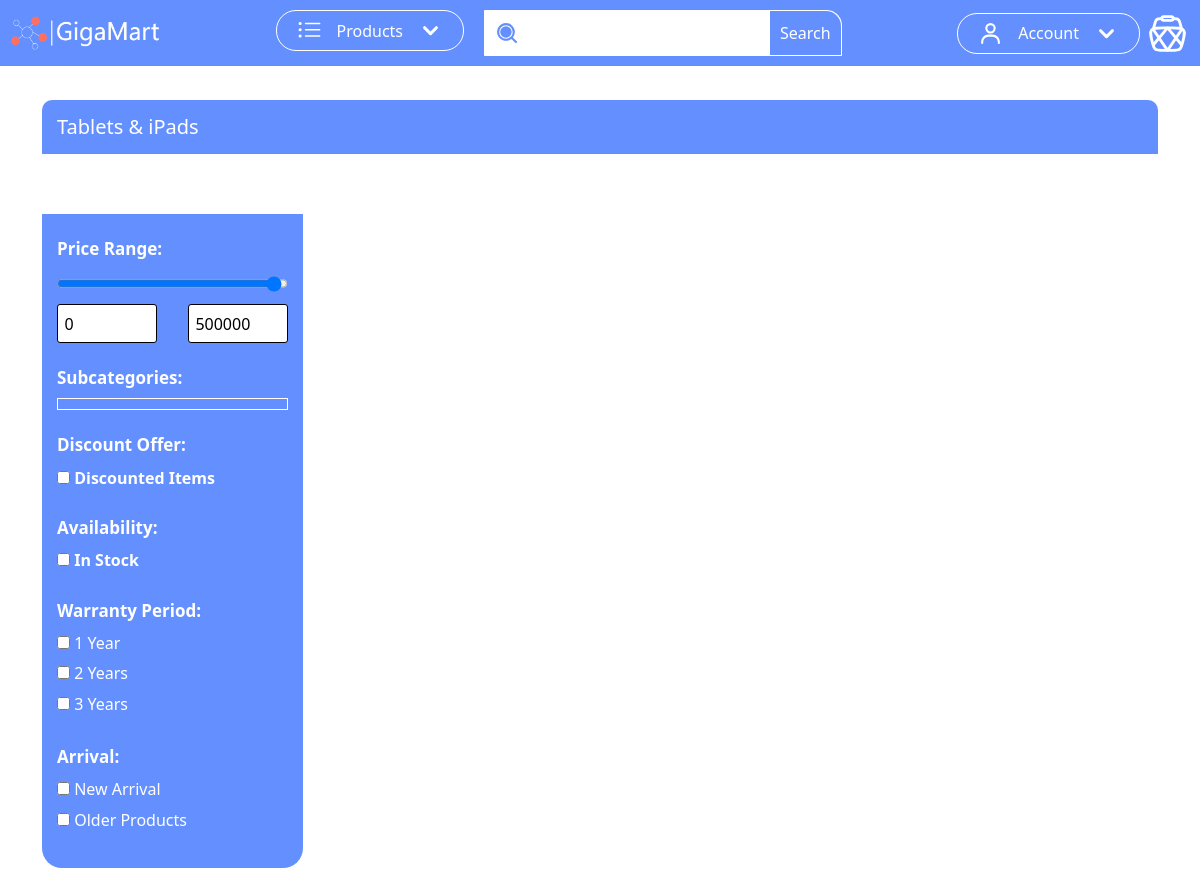
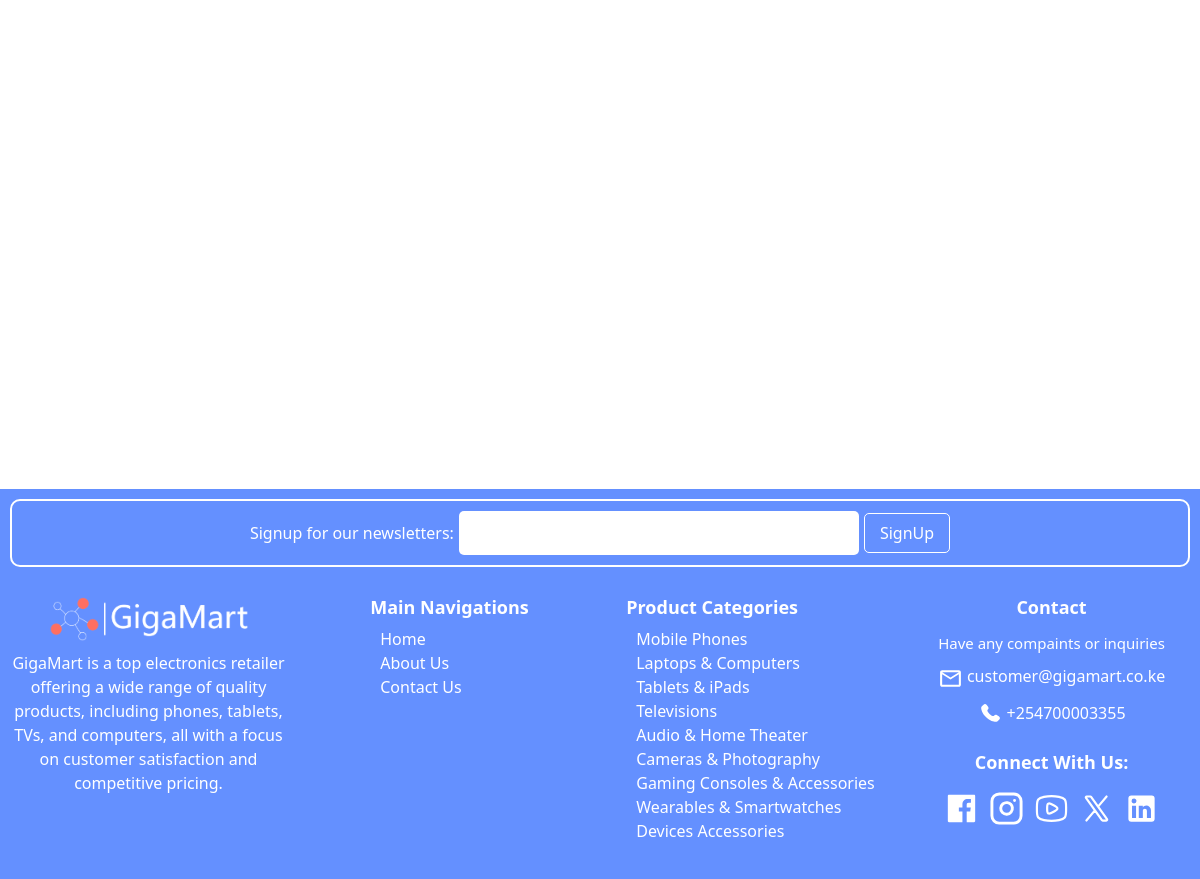
/category/tablets-ipads/, run on the app's committed database (2 pictures, top to bottom).
### store/models.py (models this page shows, shortened)
class Category(models.Model):
    slug = models.SlugField(max_length=255, unique=True, blank=True)
    name = models.CharField(max_length=255, unique=True)
    image = models.ImageField(upload_to='categories/')
    class Meta:
        verbose_name_plural = 'categories'
    def get_absolute_url(self):
        return reverse('store:category_list', args=[self.slug])

### store/views.py (the view)
# urls.py: path('category/<str:category_slug>/', views.category_list, name='category_list'),
def category_list(request, category_slug):
    category = get_object_or_404(Category, slug=category_slug)
    subcategories = Subcategory.objects.filter(category=category)
    products = Product.objects.filter(category=category)
    price_min = request.GET.get('price_min')
    price_max = request.GET.get('price_max')
    subcategory_slugs = request.GET.getlist('subcategory')  # Get selected subcategory slugs
    discount = request.GET.get('discount')
    availability = request.GET.get('availability')
    warranty_months = request.GET.getlist('warranty')
    arrival = request.GET.get('arrival')
    if price_min and price_max:
        products = products.filter(price__gte=price_min, price__lte=price_max)
    if subcategory_slugs:
        products = products.filter(subcategory__slug__in=subcategory_slugs)  # Filter by slug, not id
    if discount:
        products = products.filter(discount__gte=discount)
    if availability == 'in_stock':
        products = products.filter(items_remaining__gt=0)
    if warranty_months:
        products = products.filter(warrant_months__in=warranty_months)
    if arrival == 'newest':
        products = products.order_by('-id')
    paginator = Paginator(products, 1)  # Adjust items per page as needed
    page_number = request.GET.get('page')
    try:
        paginated_products = paginator.page(page_number)
    except PageNotAnInteger:
        paginated_products = paginator.page(1)
    except EmptyPage:
        paginated_products = paginator.page(paginator.num_pages)
    if request.headers.get('X-Requested-With') == 'XMLHttpRequest':
        return render(request, 'store/_product_list.html', {'products': paginated_products})
    return render(request, 'store/category.html', {
        'category': category,
        'subcategories': subcategories,
        'products': paginated_products,
        'page_obj': paginated_products
    })

### templates/store/category.html (shortened to what this page needs)
{% extends 'base.html' %}
{% block main %}
    <div class="container" style="margin-top: 100px">
        <div style="width: 100%;padding: 15px;background-color: #6490ff;box-sizing: border-box;border-radius: 10px 10px 0 0;">
            <h3 style="font-size: 20px;color: white;font-weight: 500;margin: 0;">{{ category.name }}</h3>
        </div>
    </div>
    <div class="container" style="margin-top: 50px">
        <div class="row">
            <div class="col-12 col-sm-12 col-md-5 col-lg-4 col-xl-3" id="large-screen-filter-form-div">
                <form id="large-screen-filter-form">
                    <div class="filter-group">
                        <h3 class="filter_section_title">Price Range:</h3>
                        <input type="range" id="large_price_range" name="price_range" min="0" max="500000" step="50"
                               value="500000">
                        <div style="display: flex;flex-direction: row;justify-content: space-between;align-items: center;">
                            <input style="display: inline-block;" type="number" id="large_price_min" name="price_min"
                                   placeholder="Min Price" max="500000">
                            <input type="number" id="large_price_max" name="price_max" placeholder="Max Price"
                                   max="500000">
                        </div>
                    </div>
                    <div class="filter-group">
                        <h3 class="filter_section_title">Subcategories:</h3>
                        <div id="subcategory-options" class="filter-options subcategories_div">
                        </div>
                    </div>
                    <div class="filter-group">
                        <h3 class="filter_section_title">Discount Offer:</h3>
                        <label><input type="checkbox" name="discount" value="1"> Discounted Items</label>
                    </div>
                    <div class="filter-group">
                        <h3 class="filter_section_title">Availability:</h3>
                        <label><input type="checkbox" name="availability" value="in_stock"> In Stock</label>
                    </div>
                    <div class="filter-group">
                        <h3 class="filter_section_title">Warranty Period:</h3>
                        <div class="filter-options">
                            <label><input type="checkbox" name="warranty" value="1"> 1 Year</label>
                            <label><input type="checkbox" name="warranty" value="2"> 2 Years</label>
                            <label><input type="checkbox" name="warranty" value="3"> 3 Years</label>
                        </div>
                    </div>
                    <div class="filter-group">
                        <h3 class="filter_section_title">Arrival:</h3>
                        <div class="filter-options">
                            <label><input type="checkbox" name="arrival" value="recent"> New Arrival</label>
                            <label><input type="checkbox" name="arrival" value="old"> Older Products</label>
                        </div>
                    </div>
                </form>
            </div>
            <div class="col-12 col-sm-12 col-md-7 col-lg-8 col-xl-9">
            </div>
        </div>
    </div>
{% endblock %}

### templates/base.html (shortened to what this page needs)
{% load static %}
<!DOCTYPE html>
<html lang="en">
<head>
    <link rel="stylesheet" href="{% static 'bootstrap/css/bootstrap.min.css' %}"/>
    <link rel="stylesheet" href="{% static 'css/base.css' %}"/>
    <link rel="stylesheet" href="{% static 'css/styles.css' %}"/>
    <link rel="stylesheet" href="{% static 'css/product_cards.css' %}"/>
    <link rel="stylesheet" href="{% static 'css/filter_form_styles.css' %}"/>
</head>
<body>
<nav style="position: fixed;z-index: 999;width: 100%;top: 0">
    <div class="container-fluid main_nav">
        <a  href="{% url 'store:index' %}">
            <img src="{% static 'app_files/logo_colored.png' %}" alt="" style="width: 150px;display: inline-block;"/>
        </a>
        <div style="display: flex; flex-direction: row">
            <div>
                <button
                        class="dropdown_button"
                        id="products_dropdown_button"
                        onclick="toggleProductsDropdown()"
                >
                    <span style="margin: 0 15px; font-weight: 500">Products</span>
                </button>
            </div>
            <div class="searchbar_div">
                <input class="searchbar_input" id="searchbar_input2" type="text"/>
                <button class="searchbar_button">Search</button>
            </div>
        </div>
        <div class="main_nav_right_items">
            <div style="margin-right: 5px">
                <button
                        class="dropdown_button"
                        id="account_dropdown_button"
                        onclick="toggleAccountDropdown()"
                >
                    <span style="margin: 0 15px; font-weight: 500">Account</span>
                </button>
            </div>
        </div>
    </div>
</nav>
{% block main %}{% endblock %}
<footer style="margin-top: 500px">
    <div
            class="container-fluid"
            style="background-color: #6490ff; padding: 10px"
    >
        <div class="newsletter_signup_div">
            <label for="newsletter_email">Signup for our newsletters:</label>
            <input name="newsletter_email" id="newsletter_email" type="email"/>
            <button>SignUp</button>
        </div>
        <div class="row" style="margin-top: 20px">
            <div
                    class="col-12 col-sm-12 col-md-6 col-lg-3 col-xl-3 footer_about_gigamart_section"
                    style="
              display: flex;
              flex-direction: column;
              align-items: center;
              padding: 10px;
              box-sizing: border-box;
            "
            >
                <img
                        src="{% static 'app_files/logo_colored.png' %}"
                        alt=""
                        style="width: 200px"
                />
                <p
                        style="
                font-size: 16px;
                color: white;
                font-weight: 500;
                text-align: center;
                margin-top: 10px;
              "
                >
                    GigaMart is a top electronics retailer offering a wide range of
                    quality products, including phones, tablets, TVs, and computers,
                    all with a focus on customer satisfaction and competitive pricing.
                </p>
            </div>
            <div
                    class="col-12 col-sm-12 col-md-6 col-lg-3 col-xl-3 footer_gigamart_main_navigations_section"
            >
                <div>
                    <h3>Main Navigations</h3>
                    <ul>
                        <li><a href="">Home</a></li>
                        <li><a href="">About Us</a></li>
                        <li><a href="">Contact Us</a></li>
                    </ul>
                </div>
            </div>
            <div
                    class="col-12 col-sm-12 col-md-6 col-lg-3 col-xl-3 footer_gigamart_product_categories_section"
            >
                <div>
                    <h3>Product Categories</h3>
                    <ul>
                        {% for category in categories %}
                            <li><a href="{{ category.get_absolute_url }}">{{ category.name }}</a></li>
                        {% endfor %}
                    </ul>
                </div>
            </div>
            <div
                    class="col-12 col-sm-12 col-md-6 col-lg-3 col-xl-3 footer_gigamart_contact_section"
            >
                <div class="footer_contact_section" style="margin-bottom: 20px">
                    <h3>Contact</h3>
                    <p style="font-weight: 500; font-size: 15px">
                        Have any compaints or inquiries
                    </p>
                    <p>
                <span>
                  <svg xmlns="http://www.w3.org/2000/svg" viewBox="0 0 24 24">
                    <path
                            fill="currentColor"
                            d="M22 6c0-1.1-.9-2-2-2H4c-1.1 0-2 .9-2 2v12c0 1.1.9 2 2 2h16c1.1 0 2-.9 2-2zm-2 0l-8 5l-8-5zm0 12H4V8l8 5l8-5z"></path>
                  </svg>
                </span>
                        customer@gigamart.co.ke
                    </p>
                    <p>
                <span>
                </span>
                        +254700003355
                    </p>
                </div>
                <div class="footer_connect_section">
                    <h3>Connect With Us:</h3>
                    <div>
                        <a href="#">
                        </a>
                        <a href="#">
                            <svg xmlns="http://www.w3.org/2000/svg" viewBox="0 0 24 24">
                                <g
                                        fill="none"
                                        stroke="currentColor"
                                        stroke-linecap="round"
                                        stroke-linejoin="round"
                                        stroke-width="2"
                                >
                                    <rect width="20" height="20" x="2" y="2" rx="5" ry="5"></rect>
                                    <path
                                            d="M16 11.37A4 4 0 1 1 12.63 8A4 4 0 0 1 16 11.37m1.5-4.87h.01"></path>
                                </g>
                            </svg>
                        </a>
                        <a href="#">
                        </a>
                        <a href="#">
                        </a>
                        <a href="#">
                        </a>
                    </div>
                </div>
            </div>
        </div>
    </div>
</footer>
</body>
</html>

### data on the page
Category: name "Tablets & iPads"
Category: name "Mobile Phones"
Category: name "Laptops & Computers"
Category: name "Televisions"
Category: name "Audio & Home Theater"
Category: name "Cameras & Photography"
Category: name "Gaming Consoles & Accessories"
Category: name "Wearables & Smartwatches"
Category: name "Devices Accessories"
